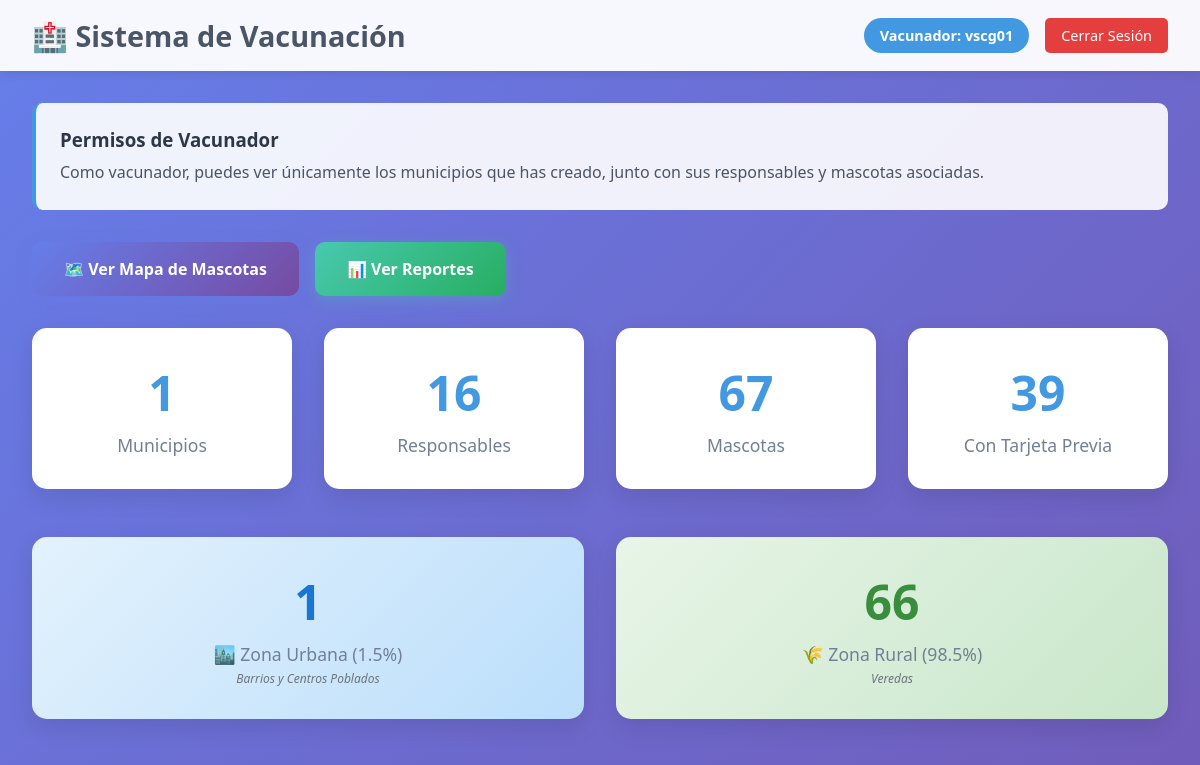
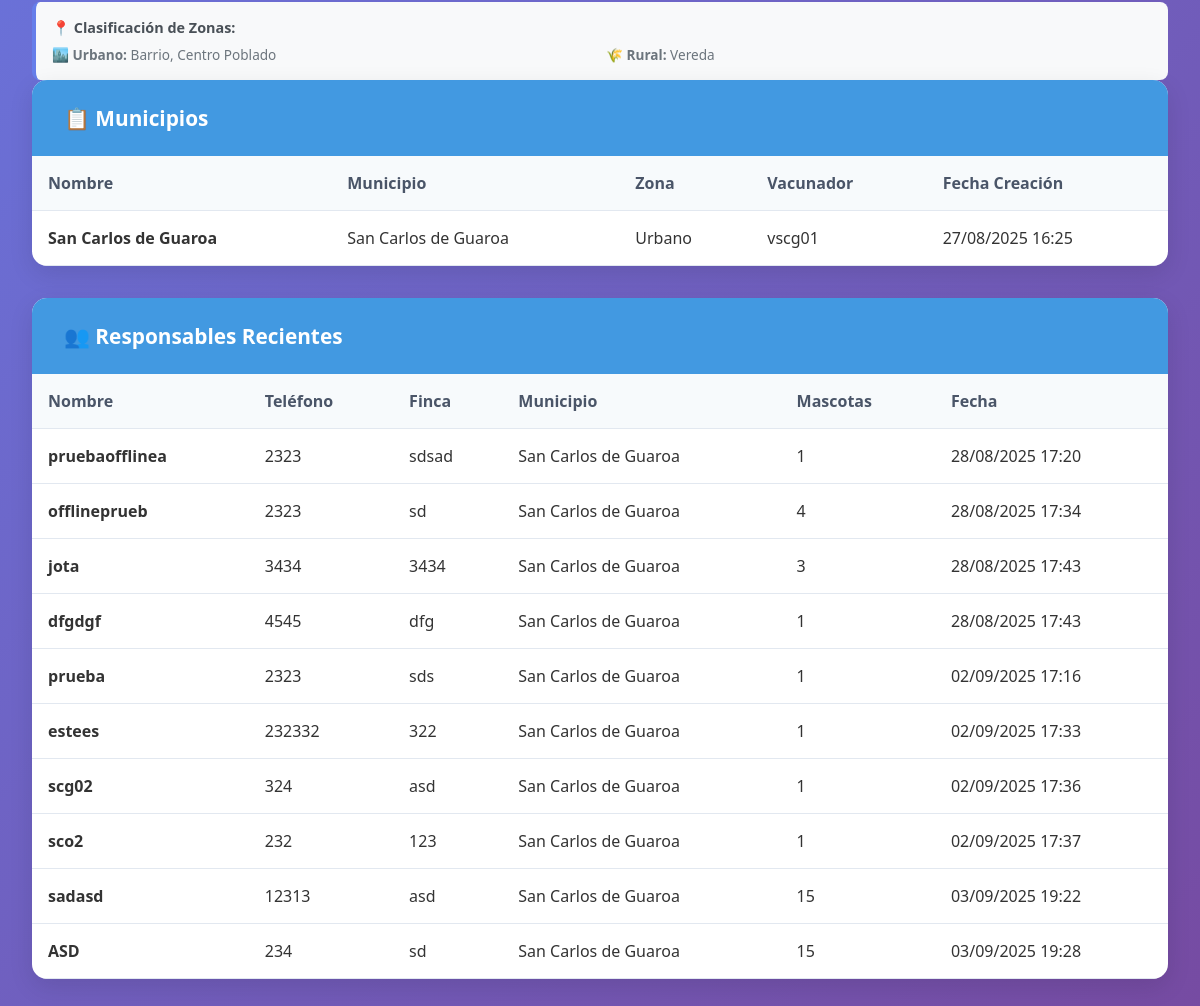
/api/dashboard/vacunador/ (signed in), run on the app's committed database (2 pictures, top to bottom).
### api/models.py (models this page shows, shortened)
class Veterinario(AbstractUser):
    TIPO_USUARIO_CHOICES = [
        ('administrador', 'Administrador'),
        ('vacunador', 'Vacunador'),
        ('tecnico', 'Técnico'),
    ]
    tipo_usuario = models.CharField(
        max_length=20,
        choices=TIPO_USUARIO_CHOICES,
        default='vacunador',
        help_text='Tipo de usuario en el sistema'
    )
    groups = models.ManyToManyField(
        Group,
        verbose_name='groups',
        blank=True,
        related_name='veterinario_groups',
        related_query_name='veterinario',
        help_text='Grupos a los que pertenece este veterinario'
    )
    user_permissions = models.ManyToManyField(
        Permission,
        verbose_name='user permissions',
        blank=True,
        related_name='veterinario_user_permissions',
        related_query_name='veterinario',
        help_text='Permisos específicos de este veterinario'
    )

class Planilla(models.Model):
    TIPO_ZONA_CHOICES = [
        ('urbano', 'Urbano'),
        ('rural', 'Rural'),
    ]
    nombre = models.CharField(max_length=100)
    assigned_to = models.ForeignKey(
        settings.AUTH_USER_MODEL,
        on_delete=models.CASCADE,
        related_name='planillas',
        null=True,
        blank=True,
        help_text="Vacunador principal asignado (compatibilidad)"
    )
    tecnico_asignado = models.ForeignKey(
        settings.AUTH_USER_MODEL,
        on_delete=models.SET_NULL,
        null=True,
        blank=True,
        related_name='planillas_asignadas',
        limit_choices_to={'tipo_usuario': 'tecnico'},
        help_text="Técnico principal asignado"
    )
    vacunadores_adicionales = models.ManyToManyField(
        settings.AUTH_USER_MODEL,
        blank=True,
        related_name='planillas_como_vacunador_adicional',
        limit_choices_to={'tipo_usuario': 'vacunador'},
        help_text="Vacunadores adicionales asignados"
    )
    tecnicos_adicionales = models.ManyToManyField(
        settings.AUTH_USER_MODEL,
        blank=True,
        related_name='planillas_como_tecnico_adicional',
        limit_choices_to={'tipo_usuario': 'tecnico'},
        help_text="Técnicos adicionales asignados"
    )
    municipio = models.CharField(max_length=100, default="Sin especificar", help_text="Nombre del municipio")
    urbano_rural = models.CharField(max_length=10, choices=TIPO_ZONA_CHOICES, default="urbano", help_text="Tipo de zona: urbano o rural")
    centro_poblado_vereda_barrio = models.CharField(max_length=100, default="Sin especificar", help_text="Centro poblado, vereda o barrio")
    zona = models.CharField(max_length=100, default="Sin especificar", help_text="Zona específica")
    creada = models.DateTimeField(auto_now_add=True)
    class Meta:
        verbose_name = "Municipio"
        verbose_name_plural = "Municipios"

class Responsable(models.Model):
    nombre = models.CharField(max_length=100)
    telefono = models.CharField(max_length=20)
    finca = models.CharField(max_length=100)
    planilla = models.ForeignKey(Planilla, on_delete=models.CASCADE, related_name='responsables')
    zona = models.CharField(max_length=100, default="Sin especificar", help_text="Zona específica de vacunación")
    nombre_zona = models.CharField(max_length=150, default="Sin especificar", help_text="Nombre descriptivo de la zona")
    lote_vacuna = models.CharField(max_length=50, default="Sin especificar", help_text="Lote de la vacuna utilizada")
    created_by = models.ForeignKey(
        settings.AUTH_USER_MODEL,
        on_delete=models.SET_NULL,
        null=True,
        blank=True,
        related_name='responsables_creados',
        help_text="Usuario que creó este responsable"
    )
    creado = models.DateTimeField(auto_now_add=True)

### api/views.py (the view)
# urls.py: path('dashboard/vacunador/', views.dashboard_vacunador, name='dashboard_vacunador'),
@login_required
def dashboard_vacunador(request):
    if request.user.tipo_usuario != 'vacunador':
        messages.error(request, 'No tienes permisos para acceder a esta sección.')
        return redirect('login')
    planillas = Planilla.objects.filter(
        Q(assigned_to=request.user) |  # Vacunador principal
        Q(vacunadores_adicionales=request.user)  # Vacunador adicional
    ).distinct()
    responsables = Responsable.objects.filter(
        Q(planilla__assigned_to=request.user) |
        Q(planilla__vacunadores_adicionales=request.user)
    ).distinct()
    mascotas = Mascota.objects.filter(
        Q(responsable__planilla__assigned_to=request.user) |
        Q(responsable__planilla__vacunadores_adicionales=request.user)
    ).distinct()
    total_urbano = 0
    total_rural = 0
    for responsable in responsables:
        mascotas_responsable = responsable.mascotas.filter(
            Q(responsable__planilla__assigned_to=request.user) |
            Q(responsable__planilla__vacunadores_adicionales=request.user)
        )
        for mascota in mascotas_responsable:
            if responsable.zona == 'barrio':
                total_urbano += 1
            elif responsable.zona == 'vereda':
                total_rural += 1
            elif responsable.zona == 'centro poblado':
                total_urbano += 1
            else:
                if responsable.planilla.urbano_rural == 'urbano':
                    total_urbano += 1
                else:
                    total_rural += 1
    total_mascotas_count = mascotas.count()
    if total_mascotas_count > 0:
        porcentaje_urbano = round((total_urbano / total_mascotas_count) * 100, 1)
        porcentaje_rural = round((total_rural / total_mascotas_count) * 100, 1)
    else:
        porcentaje_urbano = 0
        porcentaje_rural = 0
    context = {
        'user_type': 'Vacunador',
        'planillas': planillas,
        'total_planillas': planillas.count(),
        'total_responsables': responsables.count(),
        'total_mascotas': mascotas.count(),
        'mascotas_con_tarjeta': mascotas.filter(antecedente_vacunal=True).count(),
        'total_urbano': total_urbano,
        'total_rural': total_rural,
        'porcentaje_urbano': porcentaje_urbano,
        'porcentaje_rural': porcentaje_rural,
    }
    return render(request, 'api/dashboard_usuario.html', context)

### api/templates/api/dashboard_usuario.html (shortened to what this page needs)
<!DOCTYPE html>
<html lang="es">
<head>
</head>
<body>
    <div class="header">
        <h1>🏥 Sistema de Vacunación</h1>
        <div class="user-info">
            <span class="user-badge">{{ user_type }}: {{ user.username }}</span>
            <a href="{% url 'logout' %}" class="logout-btn">Cerrar Sesión</a>
        </div>
    </div>
    <div class="container">
        <div class="permission-info">
            <h3>Permisos de {{ user_type }}</h3>
            {% if user_type == 'Vacunador' %}
            <p>Como vacunador, puedes ver únicamente los municipios que has creado, junto con sus responsables y
                mascotas asociadas.</p>
            {% elif user_type == 'Técnico' %}
            <p>Como técnico, puedes ver únicamente los municipios que te han sido asignados para revisar, junto con sus
                responsables y mascotas.</p>
            {% elif user_type == 'Administrador' %}
            <p>Como administrador, tienes acceso completo a todos los municipios, responsables y mascotas del sistema.
            </p>
            {% endif %}
        </div>
        <div style="margin: 2rem 0; display: flex; gap: 1rem; flex-wrap: wrap;">
            <a href="{% url 'mapa_mascotas' %}" style="
                background: linear-gradient(135deg, #667eea 0%, #764ba2 100%);
                color: white;
                padding: 1rem 2rem;
                border-radius: 10px;
                text-decoration: none;
                display: inline-flex;
                align-items: center;
                gap: 0.5rem;
                font-weight: 600;
                transition: transform 0.3s, box-shadow 0.3s;
                box-shadow: 0 4px 15px rgba(102, 126, 234, 0.3);
            " onmouseover="this.style.transform='translateY(-2px)'; this.style.boxShadow='0 6px 20px rgba(102, 126, 234, 0.4)';"
               onmouseout="this.style.transform='translateY(0)'; this.style.boxShadow='0 4px 15px rgba(102, 126, 234, 0.3)';">
                🗺️ Ver Mapa de Mascotas
            </a>
            <a href="{% url 'reportes' %}" style="
                background: linear-gradient(135deg, #48c9b0 0%, #27ae60 100%);
                color: white;
                padding: 1rem 2rem;
                border-radius: 10px;
                text-decoration: none;
                display: inline-flex;
                align-items: center;
                gap: 0.5rem;
                font-weight: 600;
                transition: transform 0.3s, box-shadow 0.3s;
                box-shadow: 0 4px 15px rgba(72, 201, 176, 0.3);
            " onmouseover="this.style.transform='translateY(-2px)'; this.style.boxShadow='0 6px 20px rgba(72, 201, 176, 0.4)';"
               onmouseout="this.style.transform='translateY(0)'; this.style.boxShadow='0 4px 15px rgba(72, 201, 176, 0.3)';">
                📊 Ver Reportes
            </a>
        </div>
        <div class="stats-grid">
            <div class="stat-card">
                <div class="stat-number">{{ total_planillas }}</div>
                <div class="stat-label">Municipios</div>
            </div>
            <div class="stat-card">
                <div class="stat-number">{{ total_responsables }}</div>
                <div class="stat-label">Responsables</div>
            </div>
            <div class="stat-card">
                <div class="stat-number">{{ total_mascotas }}</div>
                <div class="stat-label">Mascotas</div>
            </div>
            <div class="stat-card">
                <div class="stat-number">{{ mascotas_con_tarjeta }}</div>
                <div class="stat-label">Con Tarjeta Previa</div>
            </div>
        </div>
        {% if total_urbano is not None or total_rural is not None %}
        <div class="stats-grid" style="margin-top: 2rem;">
            <div class="stat-card" style="background: linear-gradient(135deg, #e3f2fd 0%, #bbdefb 100%);">
                <div class="stat-number" style="color: #1976d2;">{{ total_urbano|default:0 }}</div>
                <div class="stat-label">🏙️ Zona Urbana ({{ porcentaje_urbano|default:0 }}%)</div>
                <div class="stat-sublabel">Barrios y Centros Poblados</div>
            </div>
            <div class="stat-card" style="background: linear-gradient(135deg, #e8f5e8 0%, #c8e6c9 100%);">
                <div class="stat-number" style="color: #388e3c;">{{ total_rural|default:0 }}</div>
                <div class="stat-label">🌾 Zona Rural ({{ porcentaje_rural|default:0 }}%)</div>
                <div class="stat-sublabel">Veredas</div>
            </div>
        </div>
        <div
            style="background: #f8f9fa; padding: 1rem; border-radius: 8px; margin-top: 1rem; border-left: 4px solid #667eea;">
            <h4 style="margin: 0 0 0.5rem 0; color: #495057; font-size: 0.9rem;">📍 Clasificación de Zonas:</h4>
            <div
                style="display: grid; grid-template-columns: repeat(auto-fit, minmax(200px, 1fr)); gap: 0.5rem; font-size: 0.85rem; color: #6c757d;">
                <div><strong>🏙️ Urbano:</strong> Barrio, Centro Poblado</div>
                <div><strong>🌾 Rural:</strong> Vereda</div>
            </div>
        </div>
        {% endif %}
        <div class="data-section">
            <div class="section-header">📋 Municipios</div>
            <div class="table-container">
                {% if planillas %}
                <table>
                    <thead>
                        <tr>
                            <th>Nombre</th>
                            <th>Municipio</th>
                            <th>Zona</th>
                            <th>Vacunador</th>
                            <th>Fecha Creación</th>
                        </tr>
                    </thead>
                    <tbody>
                        {% for planilla in planillas %}
                        <tr>
                            <td><strong>{{ planilla.nombre }}</strong></td>
                            <td>{{ planilla.municipio }}</td>
                            <td>{{ planilla.get_urbano_rural_display }}</td>
                            <td>{{ planilla.assigned_to.username }}</td>
                            <td>{{ planilla.creada|date:"d/m/Y H:i" }}</td>
                        </tr>
                        {% endfor %}
                    </tbody>
                </table>
                {% else %}
                <div class="no-data">
                    📝 No hay municipios disponibles para tu perfil.
                </div>
                {% endif %}
            </div>
        </div>
        <div class="data-section">
            <div class="section-header">👥 Responsables Recientes</div>
            <div class="table-container">
                {% if user_type == 'Técnico' and responsables_recientes %}
                <table>
                    <thead>
                        <tr>
                            <th>Nombre</th>
                            <th>Teléfono</th>
                            <th>Finca</th>
                            <th>Municipio</th>
                            <th>Vacunador</th>
                            <th>Mascotas</th>
                            <th>Fecha</th>
                        </tr>
                    </thead>
                    <tbody>
                        {% for responsable in responsables_recientes %}
                        <tr>
                            <td><strong>{{ responsable.nombre }}</strong></td>
                            <td>{{ responsable.telefono }}</td>
                            <td>{{ responsable.finca }}</td>
                            <td>{{ responsable.planilla.nombre }}</td>
                            <td>{{ responsable.created_by.username|default:"-" }}</td>
                            <td>{{ responsable.mascotas.count }}</td>
                            <td>{{ responsable.creado|date:"d/m/Y H:i" }}</td>
                        </tr>
                        {% endfor %}
                    </tbody>
                </table>
                {% elif planillas %}
                <table>
                    <thead>
                        <tr>
                            <th>Nombre</th>
                            <th>Teléfono</th>
                            <th>Finca</th>
                            <th>Municipio</th>
                            <th>Mascotas</th>
                            <th>Fecha</th>
                        </tr>
                    </thead>
                    <tbody>
                        {% for planilla in planillas %}
                        {% for responsable in planilla.responsables.all|slice:":10" %}
                        <tr>
                            <td><strong>{{ responsable.nombre }}</strong></td>
                            <td>{{ responsable.telefono }}</td>
                            <td>{{ responsable.finca }}</td>
                            <td>{{ responsable.planilla.nombre }}</td>
                            <td>{{ responsable.mascotas.count }}</td>
                            <td>{{ responsable.creado|date:"d/m/Y H:i" }}</td>
                        </tr>
                        {% endfor %}
                        {% endfor %}
                    </tbody>
                </table>
                {% else %}
                <div class="no-data">
                    👥 No hay responsables disponibles para tu perfil.
                </div>
                {% endif %}
            </div>
        </div>
    </div>
</body>
</html>

### data on the page
Veterinario: tipo_usuario "Vacunador", username "vscg01"
Planilla: nombre "San Carlos de Guaroa", municipio "San Carlos de Guaroa", urbano_rural "Urbano", assigned_to.username "vscg01", creada "27/08/2025 16:25"
Responsable: nombre "pruebaofflinea", telefono "2323", finca "sdsad", planilla.nombre "San Carlos de Guaroa", mascotas.count "1", creado "28/08/2025 17:20"
Responsable: nombre "offlineprueb", telefono "2323", finca "sd", planilla.nombre "San Carlos de Guaroa", mascotas.count "4", creado "28/08/2025 17:34"
Responsable: nombre "jota", telefono "3434", finca "3434", planilla.nombre "San Carlos de Guaroa", mascotas.count "3", creado "28/08/2025 17:43"
Responsable: nombre "dfgdgf", telefono "4545", finca "dfg", planilla.nombre "San Carlos de Guaroa", mascotas.count "1", creado "28/08/2025 17:43"
Responsable: nombre "prueba", telefono "2323", finca "sds", planilla.nombre "San Carlos de Guaroa", mascotas.count "1", creado "02/09/2025 17:16"
Responsable: nombre "estees", telefono "232332", finca "322", planilla.nombre "San Carlos de Guaroa", mascotas.count "1", creado "02/09/2025 17:33"
Responsable: nombre "scg02", telefono "324", finca "asd", planilla.nombre "San Carlos de Guaroa", mascotas.count "1", creado "02/09/2025 17:36"
Responsable: nombre "sco2", telefono "232", finca "123", planilla.nombre "San Carlos de Guaroa", mascotas.count "1", creado "02/09/2025 17:37"
Responsable: nombre "sadasd", telefono "12313", finca "asd", planilla.nombre "San Carlos de Guaroa", mascotas.count "15", creado "03/09/2025 19:22"
Responsable: nombre "ASD", telefono "234", finca "sd", planilla.nombre "San Carlos de Guaroa", mascotas.count "15", creado "03/09/2025 19:28"

### other printed values
{{ total_planillas }} "1"
{{ total_responsables }} "16"
{{ total_mascotas }} "67"
{{ mascotas_con_tarjeta }} "39"
{{ total_urbano|default:0 }} "1"
{{ porcentaje_urbano|default:0 }} "1.5"
{{ total_rural|default:0 }} "66"
{{ porcentaje_rural|default:0 }} "98.5"
